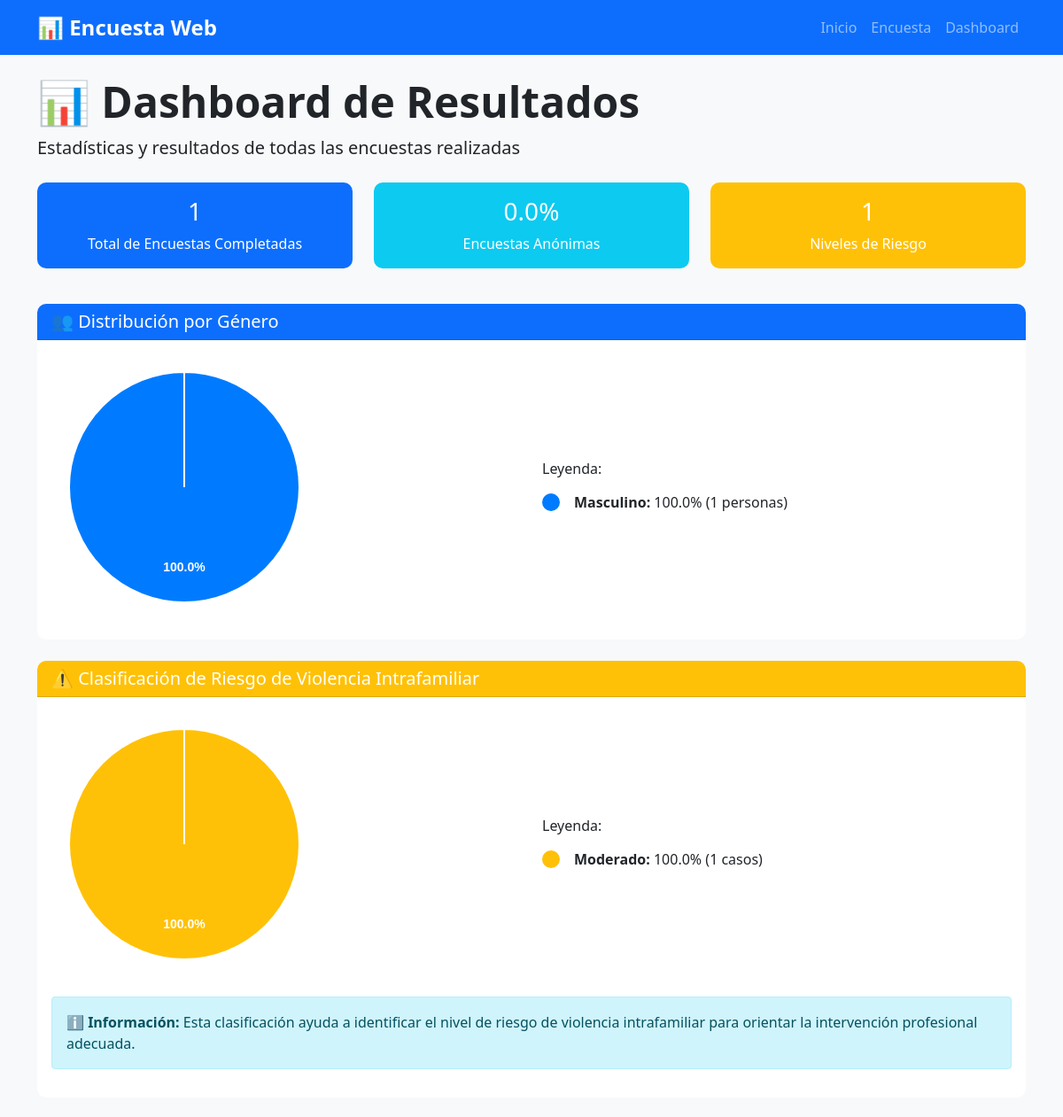
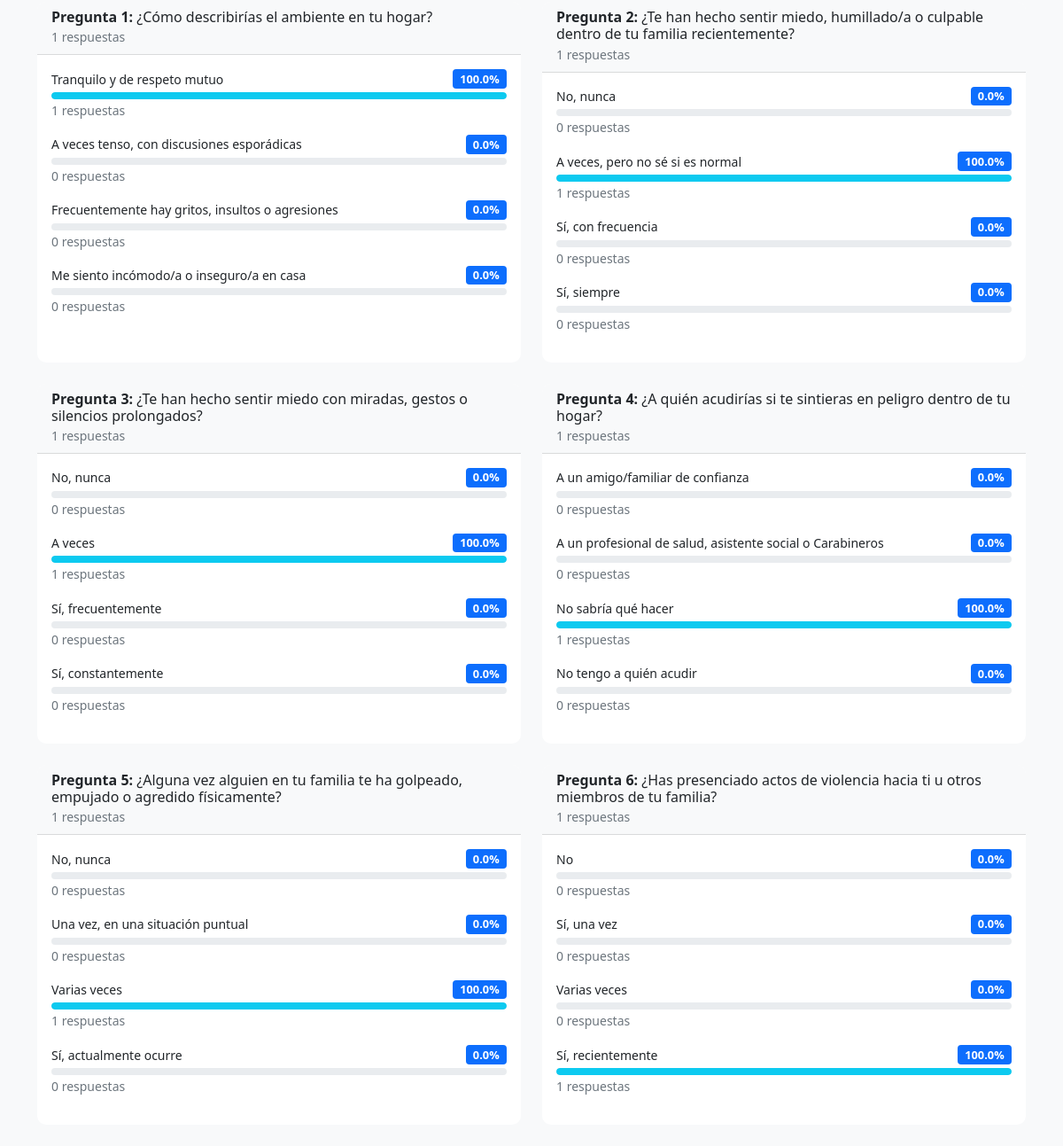
/dashboard, run on the app's committed database (2 pictures, top to bottom).
### tables this page shows
CREATE TABLE users (
                id INTEGER PRIMARY KEY AUTOINCREMENT,
                nombre TEXT NOT NULL,
                email TEXT NOT NULL,
                edad INTEGER NOT NULL,
                sexo TEXT NOT NULL,
                puntaje_total INTEGER DEFAULT 0,
                clasificacion TEXT DEFAULT 'leve',
                timestamp DATETIME DEFAULT CURRENT_TIMESTAMP
            );

CREATE TABLE questions (
                id INTEGER PRIMARY KEY AUTOINCREMENT,
                texto TEXT NOT NULL
            );

CREATE TABLE options (
                id INTEGER PRIMARY KEY AUTOINCREMENT,
                pregunta_id INTEGER,
                texto TEXT NOT NULL,
                puntaje INTEGER NOT NULL DEFAULT 0,
                FOREIGN KEY (pregunta_id) REFERENCES questions (id)
            );

### run_local.py (the view, shortened to what this page needs)
@app.route('/dashboard')
def dashboard():
    conn = get_db_connection()
    cur = conn.cursor()
    try:
        cur.execute("""
            SELECT COUNT(DISTINCT CASE WHEN user_id IS NOT NULL THEN user_id END) as named_surveys,
                   COUNT(DISTINCT CASE WHEN user_id IS NULL THEN timestamp END) as anonymous_surveys
            FROM (
                SELECT user_id, timestamp, COUNT(*) as respuestas
                FROM responses
                GROUP BY user_id, timestamp
                HAVING respuestas = 6
            )
        """)
        result = cur.fetchone()
        total_named = result['named_surveys'] if result else 0
        total_anonymous = result['anonymous_surveys'] if result else 0
        total_surveys = total_named + total_anonymous
        cur.execute("SELECT sexo, COUNT(*) as count FROM users GROUP BY sexo")
        gender_data = cur.fetchall()
        total_users = sum(row['count'] for row in gender_data)
        gender_stats = []
        for row in gender_data:
            percentage = (row['count'] / total_users * 100) if total_users > 0 else 0
            gender_stats.append({
                'sexo': row['sexo'],
                'count': row['count'],
                'percentage': round(percentage, 1)
            })
        anonymous_percentage = (total_anonymous / total_surveys * 100) if total_surveys > 0 else 0
        cur.execute("""
            SELECT
                CASE
                    WHEN puntaje_total BETWEEN 0 AND 5 THEN 'Leve'
                    WHEN puntaje_total BETWEEN 6 AND 11 THEN 'Moderado'
                    WHEN puntaje_total BETWEEN 12 AND 18 THEN 'Grave'
                    ELSE 'Sin clasificar'
                END as clasificacion,
                COUNT(*) as count
            FROM users
            GROUP BY clasificacion
        """)
        classification_data = cur.fetchall()
        total_classified = sum(row['count'] for row in classification_data)
        classification_stats = []
        for row in classification_data:
            percentage = (row['count'] / total_classified * 100) if total_classified > 0 else 0
            classification_stats.append({
                'clasificacion': row['clasificacion'],
                'count': row['count'],
                'percentage': round(percentage, 1)
            })
        cur.execute("""
            SELECT q.id, q.texto as pregunta,
                   o.id as option_id, o.texto as opcion, o.puntaje,
                   COUNT(r.id) as count
            FROM questions q
            LEFT JOIN options o ON q.id = o.pregunta_id
            LEFT JOIN responses r ON o.id = r.respuesta
            GROUP BY q.id, q.texto, o.id, o.texto, o.puntaje
            ORDER BY q.id, o.id
        """)
        question_stats = cur.fetchall()
        questions_data = {}
        for stat in question_stats:
            q_id = stat['id']
            if q_id not in questions_data:
                questions_data[q_id] = {
                    'pregunta': stat['pregunta'],
                    'opciones': [],
                    'total_responses': 0
                }
            questions_data[q_id]['opciones'].append({
                'opcion': stat['opcion'],
                'puntaje': stat['puntaje'],
                'count': stat['count']
            })
            questions_data[q_id]['total_responses'] += stat['count']
        for q_data in questions_data.values():
            total = q_data['total_responses']
            for opcion in q_data['opciones']:
                opcion['percentage'] = (opcion['count'] / total * 100) if total > 0 else 0
    finally:
        cur.close()
        conn.close()
    return render_template('dashboard.html',
                         total_surveys=total_surveys,
                         gender_stats=gender_stats,
                         anonymous_percentage=anonymous_percentage,
                         classification_stats=classification_stats,
                         questions_data=questions_data)

### run_local.py (called while the page is built)
def get_db_connection():
    conn = sqlite3.connect('survey_local.db')
    conn.row_factory = sqlite3.Row
    return conn

### templates/dashboard.html (shortened to what this page needs)
{% extends "base.html" %}
{% block content %}
<div class="mb-4">
    <h2 class="display-5">📊 Dashboard de Resultados</h2>
    <p class="lead">Estadísticas y resultados de todas las encuestas realizadas</p>
</div>
<div class="row mb-4">
    <div class="col-md-4 mb-3">
        <div class="card bg-primary text-white">
            <div class="card-body text-center">
                <h3 class="card-title">{{ total_surveys }}</h3>
                <p class="card-text">Total de Encuestas Completadas</p>
            </div>
        </div>
    </div>
    <div class="col-md-4 mb-3">
        <div class="card bg-info text-white">
            <div class="card-body text-center">
                <h3 class="card-title">{{ "%.1f"|format(anonymous_percentage) }}%</h3>
                <p class="card-text">Encuestas Anónimas</p>
            </div>
        </div>
    </div>
    <div class="col-md-4 mb-3">
        <div class="card bg-warning text-white">
            <div class="card-body text-center">
                <h3 class="card-title">{{ classification_stats|length }}</h3>
                <p class="card-text">Niveles de Riesgo</p>
            </div>
        </div>
    </div>
</div>
{% if gender_stats %}
<div class="card mb-4">
    <div class="card-header bg-primary text-white">
        <h5 class="mb-0">👥 Distribución por Género</h5>
    </div>
    <div class="card-body">
        <div class="row">
            <div class="col-md-6">
                <canvas id="genderChart" width="300" height="300"></canvas>
            </div>
            <div class="col-md-6">
                <div class="d-flex flex-column justify-content-center h-100">
                    <h6 class="mb-3">Leyenda:</h6>
                    {% for stat in gender_stats %}
                    <div class="d-flex align-items-center mb-2">
                        <div class="me-3" style="width: 20px; height: 20px; border-radius: 50%; background-color:
                            {% if stat.sexo == 'Masculino' %}#007bff
                            {% elif stat.sexo == 'Femenino' %}#e91e63
                            {% elif stat.sexo == 'Otro' %}#6c757d
                            {% else %}#32cd32
                            {% endif %};"></div>
                        <span><strong>{{ stat.sexo }}:</strong> {{ stat.percentage }}% ({{ stat.count }} personas)</span>
                    </div>
                    {% endfor %}
                </div>
            </div>
        </div>
    </div>
</div>
{% endif %}
{% if classification_stats %}
<div class="card mb-4">
    <div class="card-header bg-warning text-white">
        <h5 class="mb-0">⚠️ Clasificación de Riesgo de Violencia Intrafamiliar</h5>
    </div>
    <div class="card-body">
        <div class="row">
            <div class="col-md-6">
                <canvas id="riskChart" width="300" height="300"></canvas>
            </div>
            <div class="col-md-6">
                <div class="d-flex flex-column justify-content-center h-100">
                    <h6 class="mb-3">Leyenda:</h6>
                    {% for stat in classification_stats %}
                    <div class="d-flex align-items-center mb-2">
                        <div class="me-3" style="width: 20px; height: 20px; border-radius: 50%; background-color:
                            {% if stat.clasificacion == 'Leve' %}#28a745
                            {% elif stat.clasificacion == 'Moderado' %}#ffc107
                            {% elif stat.clasificacion == 'Grave' %}#dc3545
                            {% endif %};"></div>
                        <span><strong>{{ stat.clasificacion }}:</strong> {{ stat.percentage }}% ({{ stat.count }} casos)</span>
                    </div>
                    {% endfor %}
                </div>
            </div>
        </div>
        <div class="alert alert-info mt-3">
            <strong>ℹ️ Información:</strong> Esta clasificación ayuda a identificar el nivel de riesgo de violencia intrafamiliar para orientar la intervención profesional adecuada.
        </div>
    </div>
</div>
{% endif %}
<div class="row">
    {% for q_id, q_data in questions_data.items() %}
    <div class="col-md-6 mb-4">
        <div class="card h-100">
            <div class="card-header bg-light">
                <h6 class="mb-0"><strong>Pregunta {{ q_id }}:</strong> {{ q_data.pregunta }}</h6>
                <small class="text-muted">{{ q_data.total_responses }} respuestas</small>
            </div>
            <div class="card-body">
                {% for opcion in q_data.opciones %}
                <div class="mb-3">
                    <div class="d-flex justify-content-between align-items-center mb-1">
                        <span class="small">{{ opcion.opcion }}</span>
                        <span class="badge bg-primary">{{ "%.1f"|format(opcion.percentage) }}%</span>
                    </div>
                    <div class="progress" style="height: 8px;">
                        <div class="progress-bar bg-info"
                             role="progressbar"
                             style="width: {{ opcion.percentage }}%"
                             aria-valuenow="{{ opcion.percentage }}"
                             aria-valuemin="0" aria-valuemax="100">
                        </div>
                    </div>
                    <small class="text-muted">{{ opcion.count }} respuestas</small>
                </div>
                {% endfor %}
            </div>
        </div>
    </div>
    {% endfor %}
</div>
<script>
// Datos para gráfico de género
const genderData = [
    {% for stat in gender_stats %}
    {
        label: '{{ stat.sexo }}',
        value: {{ stat.percentage }},
        color: {% if stat.sexo == 'Masculino' %}'#007bff'
               {% elif stat.sexo == 'Femenino' %}'#e91e63'
               {% elif stat.sexo == 'Otro' %}'#6c757d'
               {% else %}'#32cd32'
               {% endif %}
    }{% if not loop.last %},{% endif %}
    {% endfor %}
];
// Datos para gráfico de riesgo
const riskData = [
    {% for stat in classification_stats %}
    {
        label: '{{ stat.clasificacion }}',
        value: {{ stat.percentage }},
        color: {% if stat.clasificacion == 'Leve' %}'#28a745'
               {% elif stat.clasificacion == 'Moderado' %}'#ffc107'
               {% elif stat.clasificacion == 'Grave' %}'#dc3545'
               {% endif %}
    }{% if not loop.last %},{% endif %}
    {% endfor %}
];
// Función para crear gráfico circular
function createPieChart(canvasId, data, title) {
    const canvas = document.getElementById(canvasId);
    if (!canvas) return;
    const ctx = canvas.getContext('2d');
    const centerX = canvas.width / 2;
    const centerY = canvas.height / 2;
    const radius = Math.min(centerX, centerY) - 20;
    let currentAngle = -Math.PI / 2; // Empezar desde arriba
    data.forEach(item => {
        const sliceAngle = (item.value / 100) * 2 * Math.PI;
        // Dibujar sector
        ctx.beginPath();
        ctx.moveTo(centerX, centerY);
        ctx.arc(centerX, centerY, radius, currentAngle, currentAngle + sliceAngle);
        ctx.closePath();
        ctx.fillStyle = item.color;
        ctx.fill();
        // Dibujar borde
        ctx.strokeStyle = '#fff';
        ctx.lineWidth = 2;
        ctx.stroke();
        // Dibujar porcentaje en el centro del sector
        if (item.value > 5) { // Solo mostrar si el sector es lo suficientemente grande
            const textAngle = currentAngle + sliceAngle / 2;
            const textX = centerX + Math.cos(textAngle) * (radius * 0.7);
            const textY = centerY + Math.sin(textAngle) * (radius * 0.7);
            ctx.fillStyle = '#fff';
            ctx.font = 'bold 14px Arial';
            ctx.textAlign = 'center';
            ctx.textBaseline = 'middle';
            ctx.fillText(item.value.toFixed(1) + '%', textX, textY);
        }
        currentAngle += sliceAngle;
    });
}
// Crear gráficos cuando la página cargue
document.addEventListener('DOMContentLoaded', function() {
    createPieChart('genderChart', genderData, 'Distribución por Género');
    createPieChart('riskChart', riskData, 'Clasificación de Riesgo');
});
</script>
{% endblock %}

### static/style.css (style rules this page uses)
body { background-color: #f8f9fa; font-family: "Segoe UI", Tahoma, Geneva, Verdana, sans-serif; }
.card { border: none; border-radius: 10px; }
.card-header { border-radius: 10px 10px 0 0 !important; }
.progress { border-radius: 10px; }
.progress-bar { border-radius: 10px; }
.display-4, .display-5 { font-weight: 700; }
.badge { font-size: 0.8em; }

### data on the page
users: sexo "Masculino", percentage "100.0", count "1", clasificacion "Moderado"
questions: pregunta "¿Cómo describirías el ambiente en tu hogar?"
options: opcion "Tranquilo y de respeto mutuo", percentage "100.0", count "1"
options: opcion "A veces tenso, con discusiones esporádicas", percentage "0.0", count "0"
options: opcion "Frecuentemente hay gritos, insultos o agresiones", percentage "0.0", count "0"
options: opcion "Me siento incómodo/a o inseguro/a en casa", percentage "0.0", count "0"
questions: pregunta "¿Te han hecho sentir miedo, humillado/a o culpable dentro de tu familia recientemente?"
options: opcion "No, nunca", percentage "0.0", count "0"
options: opcion "A veces, pero no sé si es normal", percentage "100.0", count "1"
options: opcion "Sí, con frecuencia", percentage "0.0", count "0"
options: opcion "Sí, siempre", percentage "0.0", count "0"
questions: pregunta "¿Te han hecho sentir miedo con miradas, gestos o silencios prolongados?"
options: opcion "No, nunca", percentage "0.0", count "0"
options: opcion "A veces", percentage "100.0", count "1"
options: opcion "Sí, frecuentemente", percentage "0.0", count "0"
options: opcion "Sí, constantemente", percentage "0.0", count "0"
questions: pregunta "¿A quién acudirías si te sintieras en peligro dentro de tu hogar?"
options: opcion "A un amigo/familiar de confianza", percentage "0.0", count "0"
options: opcion "A un profesional de salud, asistente social o Carabineros", percentage "0.0", count "0"
options: opcion "No sabría qué hacer", percentage "100.0", count "1"
options: opcion "No tengo a quién acudir", percentage "0.0", count "0"
questions: pregunta "¿Alguna vez alguien en tu familia te ha golpeado, empujado o agredido físicamente?"
options: opcion "No, nunca", percentage "0.0", count "0"
options: opcion "Una vez, en una situación puntual", percentage "0.0", count "0"
options: opcion "Varias veces", percentage "100.0", count "1"
options: opcion "Sí, actualmente ocurre", percentage "0.0", count "0"
questions: pregunta "¿Has presenciado actos de violencia hacia ti u otros miembros de tu familia?"
options: opcion "No", percentage "0.0", count "0"
options: opcion "Sí, una vez", percentage "0.0", count "0"
options: opcion "Varias veces", percentage "0.0", count "0"
options: opcion "Sí, recientemente", percentage "100.0", count "1"

### other printed values
{{ total_surveys }} "1"
{{ "%.1f"|format(anonymous_percentage) }} "0.0"
{{ classification_stats|length }} "1"
{{ q_id }} "1" "2" "3" "4" "5" "6"
{{ q_data.total_responses }} "1" "1" "1" "1" "1" "1"
chart data {{ stat.percentage }} 100.0
